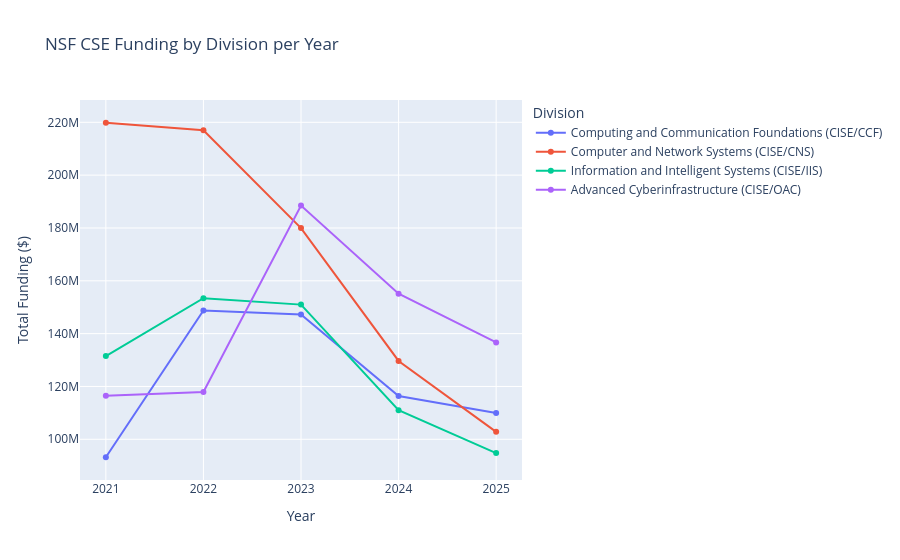
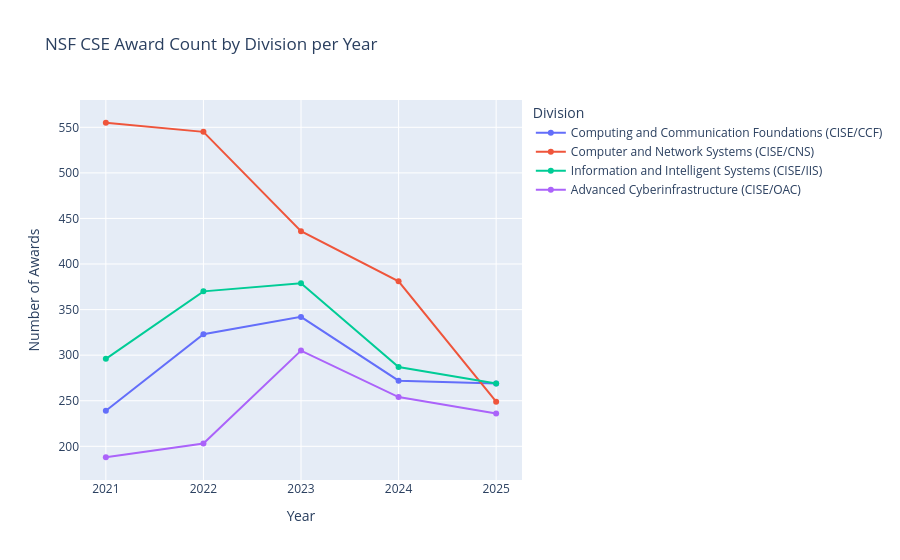

Notebook cell for these charts, in order:
### Code cell
# ── CSE division funding per year ─────────────────────────────────────────────
print('Division value counts:')
print(df['div_abbr'].value_counts())

div_yearly = df.groupby(['year', 'div_abbr']).agg(
    total_funding=('amount', 'sum'),
    num_awards=('awd_id', 'count')
).reset_index()

div_names = {
    'CSE': 'Computer and Information Science and Engineering (CISE)',
    'OAC': 'Advanced Cyberinfrastructure (CISE/OAC)',
    'CNS': 'Computer and Network Systems (CISE/CNS)',
    'CCF': 'Computing and Communication Foundations (CISE/CCF)',
    'IIS': 'Information and Intelligent Systems (CISE/IIS)',
}
div_yearly['division'] = div_yearly['div_abbr'].map(div_names).fillna(div_yearly['div_abbr'])

fig1 = px.line(
    div_yearly, x='year', y='total_funding', color='division',
    markers=True,
    title='NSF CSE Funding by Division per Year',
    labels={'total_funding': 'Total Funding ($)', 'year': 'Year', 'division': 'Division'}
)
fig1.update_xaxes(tickvals=[2021, 2022, 2023, 2024, 2025])
save_fig(fig1, '05_div_funding_per_year')
fig1.show()

fig2 = px.line(
    div_yearly, x='year', y='num_awards', color='division',
    markers=True,
    title='NSF CSE Award Count by Division per Year',
    labels={'num_awards': 'Number of Awards', 'year': 'Year', 'division': 'Division'}
)
fig2.update_xaxes(tickvals=[2021, 2022, 2023, 2024, 2025])
save_fig(fig2, '06_div_awards_per_year')
fig2.show()

### Figure 1 — Plotly figure (JSON) as saved in the notebook; plotly's stock layout.template omitted (floating-point values rounded to 4 significant figures)
{"data": [{"hovertemplate": "Division=Computing and Communication Foundations (CISE/CCF)<br>Year=%{x}<br>Total Funding ($)=%{y}<extra></extra>", "legendgroup": "Computing and Communication Foundations (CISE/CCF)", "line": {"color": "#636efa", "dash": "solid"}, "marker": {"symbol": "circle"}, "mode": "lines+markers", "name": "Computing and Communication Foundations (CISE/CCF)", "orientation": "v", "showlegend": true, "type": "scatter", "x": [2021, 2022, 2023, 2024, 2025], "xaxis": "x", "y": [93200912, 148764145, 147253036, 116384536, 109961454], "yaxis": "y"}, {"hovertemplate": "Division=Computer and Network Systems (CISE/CNS)<br>Year=%{x}<br>Total Funding ($)=%{y}<extra></extra>", "legendgroup": "Computer and Network Systems (CISE/CNS)", "line": {"color": "#EF553B", "dash": "solid"}, "marker": {"symbol": "circle"}, "mode": "lines+markers", "name": "Computer and Network Systems (CISE/CNS)", "orientation": "v", "showlegend": true, "type": "scatter", "x": [2021, 2022, 2023, 2024, 2025], "xaxis": "x", "y": [219837496, 217027776, 179950087, 129659902, 102822362], "yaxis": "y"}, {"hovertemplate": "Division=Information and Intelligent Systems (CISE/IIS)<br>Year=%{x}<br>Total Funding ($)=%{y}<extra></extra>", "legendgroup": "Information and Intelligent Systems (CISE/IIS)", "line": {"color": "#00cc96", "dash": "solid"}, "marker": {"symbol": "circle"}, "mode": "lines+markers", "name": "Information and Intelligent Systems (CISE/IIS)", "orientation": "v", "showlegend": true, "type": "scatter", "x": [2021, 2022, 2023, 2024, 2025], "xaxis": "x", "y": [131501624, 153392929, 150989079, 110999253, 94782791], "yaxis": "y"}, {"hovertemplate": "Division=Advanced Cyberinfrastructure (CISE/OAC)<br>Year=%{x}<br>Total Funding ($)=%{y}<extra></extra>", "legendgroup": "Advanced Cyberinfrastructure (CISE/OAC)", "line": {"color": "#ab63fa", "dash": "solid"}, "marker": {"symbol": "circle"}, "mode": "lines+markers", "name": "Advanced Cyberinfrastructure (CISE/OAC)", "orientation": "v", "showlegend": true, "type": "scatter", "x": [2021, 2022, 2023, 2024, 2025], "xaxis": "x", "y": [116477283, 117930966, 188488469, 155100307, 136664133], "yaxis": "y"}], "layout": {"legend": {"title": {"text": "Division"}, "tracegroupgap": 0}, "title": {"text": "NSF CSE Funding by Division per Year"}, "xaxis": {"anchor": "y", "domain": [0, 1], "tickvals": [2021, 2022, 2023, 2024, 2025], "title": {"text": "Year"}}, "yaxis": {"anchor": "x", "domain": [0, 1], "title": {"text": "Total Funding ($)"}}}}

### Figure 2 — Plotly figure (JSON) as saved in the notebook; plotly's stock layout.template omitted (floating-point values rounded to 4 significant figures)
{"data": [{"hovertemplate": "Division=Computing and Communication Foundations (CISE/CCF)<br>Year=%{x}<br>Number of Awards=%{y}<extra></extra>", "legendgroup": "Computing and Communication Foundations (CISE/CCF)", "line": {"color": "#636efa", "dash": "solid"}, "marker": {"symbol": "circle"}, "mode": "lines+markers", "name": "Computing and Communication Foundations (CISE/CCF)", "orientation": "v", "showlegend": true, "type": "scatter", "x": [2021, 2022, 2023, 2024, 2025], "xaxis": "x", "y": [239, 323, 342, 272, 269], "yaxis": "y"}, {"hovertemplate": "Division=Computer and Network Systems (CISE/CNS)<br>Year=%{x}<br>Number of Awards=%{y}<extra></extra>", "legendgroup": "Computer and Network Systems (CISE/CNS)", "line": {"color": "#EF553B", "dash": "solid"}, "marker": {"symbol": "circle"}, "mode": "lines+markers", "name": "Computer and Network Systems (CISE/CNS)", "orientation": "v", "showlegend": true, "type": "scatter", "x": [2021, 2022, 2023, 2024, 2025], "xaxis": "x", "y": [555, 545, 436, 381, 249], "yaxis": "y"}, {"hovertemplate": "Division=Information and Intelligent Systems (CISE/IIS)<br>Year=%{x}<br>Number of Awards=%{y}<extra></extra>", "legendgroup": "Information and Intelligent Systems (CISE/IIS)", "line": {"color": "#00cc96", "dash": "solid"}, "marker": {"symbol": "circle"}, "mode": "lines+markers", "name": "Information and Intelligent Systems (CISE/IIS)", "orientation": "v", "showlegend": true, "type": "scatter", "x": [2021, 2022, 2023, 2024, 2025], "xaxis": "x", "y": [296, 370, 379, 287, 269], "yaxis": "y"}, {"hovertemplate": "Division=Advanced Cyberinfrastructure (CISE/OAC)<br>Year=%{x}<br>Number of Awards=%{y}<extra></extra>", "legendgroup": "Advanced Cyberinfrastructure (CISE/OAC)", "line": {"color": "#ab63fa", "dash": "solid"}, "marker": {"symbol": "circle"}, "mode": "lines+markers", "name": "Advanced Cyberinfrastructure (CISE/OAC)", "orientation": "v", "showlegend": true, "type": "scatter", "x": [2021, 2022, 2023, 2024, 2025], "xaxis": "x", "y": [188, 203, 305, 254, 236], "yaxis": "y"}], "layout": {"legend": {"title": {"text": "Division"}, "tracegroupgap": 0}, "title": {"text": "NSF CSE Award Count by Division per Year"}, "xaxis": {"anchor": "y", "domain": [0, 1], "tickvals": [2021, 2022, 2023, 2024, 2025], "title": {"text": "Year"}}, "yaxis": {"anchor": "x", "domain": [0, 1], "title": {"text": "Number of Awards"}}}}
